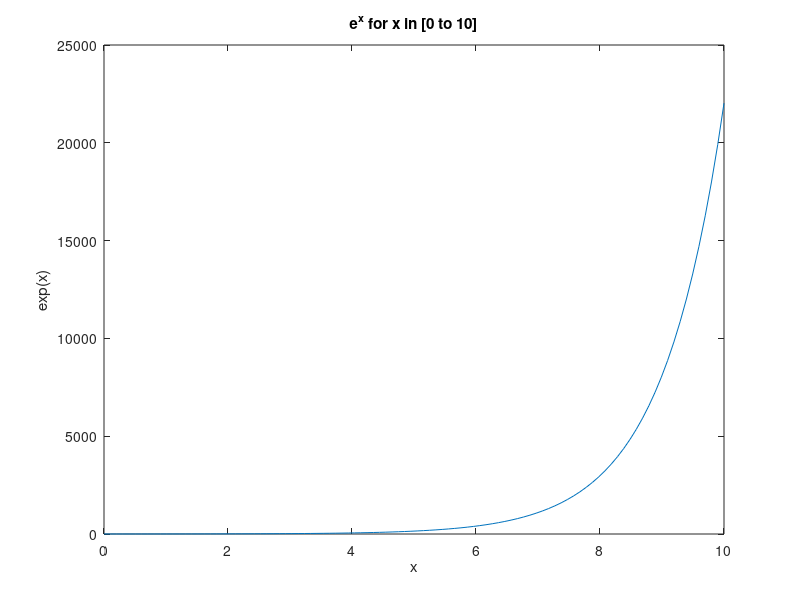

Here is the MATLAB script that generated this plot:
% assignment 1 - Aditya Singh 2K19/EP/005

a = [5, 9, 18];
b = [3; 8; 2];

add = a+b

sub = a-b

mult = a*b

div = a./b

aSize = size(a)
bSize = size(b)

aRef = a(2)
bRef = b(1)


x = [1 : 0.3 : 4];

m = cos(x.^2);
n = sin(x.^2);
C = m-n

D = exp(x).*(1 + cos(3*x))

u = [1 2 3 4 5];

E = u-1
F = u;
F(2:2:end) = F(2:2:end) + 10
G = sqrt(u)
H = u.^2

c1 = -2 + 4*i;
c2 = 6 - 9*i;

cadd = c1+c2
csub = c1-c2
cmul = c1*c2
cdiv = c1/c2

x = linspace(0,4*pi)
y = linspace(0,10) %for e^x

plot(x,cos(x))
title ("cos(x) for x in [0 to 4?]");
xlabel ("x");
ylabel ("cos(x)");

plot(x,csc(x))
title ("cosec(x) for x in [0 to 4?]");
xlabel ("x");
ylabel ("csc(x)");

plot(x,tan(x))
title ("tan(x) for x in [0 to 4?]");
xlabel ("x");
ylabel ("tan(x)");

plot(x,cot(x))
title ("cot(x) for x in [0 to 4?]");
xlabel ("x");
ylabel ("cot(x)");

plot(y,exp(y))
title ("e^x for x in [0 to 10]");
xlabel ("x");
ylabel ("exp(x)");